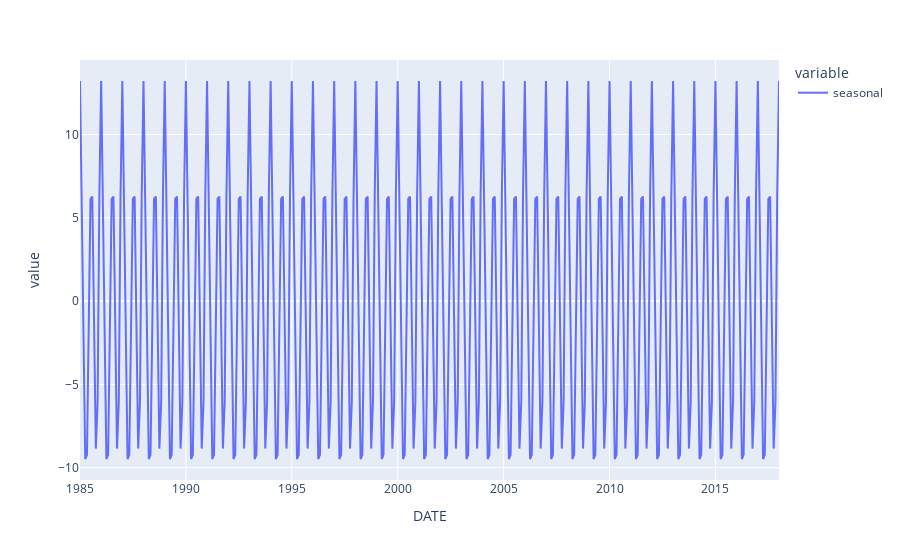

The notebook cell this image was saved under:
### Code cell
px.line(decomposed.seasonal)

### Figure 1 — Plotly figure (JSON) as saved in the notebook; plotly's stock layout.template omitted (floating-point values rounded to 4 significant figures; data arrays with more than 128 entries replaced by an {"elided": "..."} marker saying what was removed)
{"data": [{"hovertemplate": "variable=seasonal<br>DATE=%{x}<br>value=%{y}<extra></extra>", "legendgroup": "seasonal", "line": {"color": "#636efa", "dash": "solid"}, "marker": {"symbol": "circle"}, "mode": "lines", "name": "seasonal", "orientation": "v", "showlegend": true, "type": "scatter", "x": {"elided": "397 str values"}, "xaxis": "x", "y": {"elided": "397 float values"}, "yaxis": "y"}], "layout": {"legend": {"title": {"text": "variable"}, "tracegroupgap": 0}, "margin": {"t": 60}, "xaxis": {"anchor": "y", "domain": [0, 1], "title": {"text": "DATE"}}, "yaxis": {"anchor": "x", "domain": [0, 1], "title": {"text": "value"}}}}
